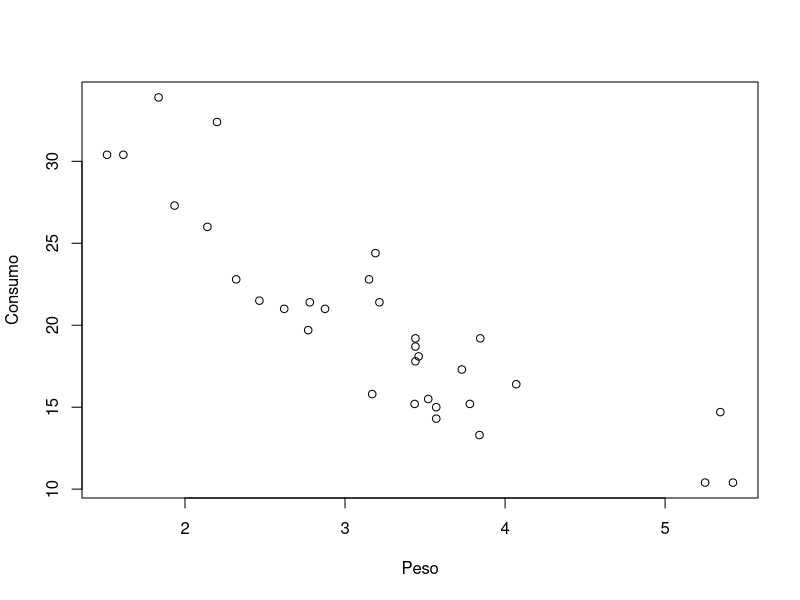

Write the R code that produced this figure.
## ---- chunk 1
knitr::opts_chunk$set(echo = TRUE)
## ---- chunk 2
plot(mtcars$wt, mtcars$mpg, xlab = "Peso", ylab = "Consumo")
## ---- chunk 3
knitr::kable(
  aggregate(mpg ~ cyl, data = mtcars, FUN = mean),
  caption = "Consumo médio por número de cilindros."
)
